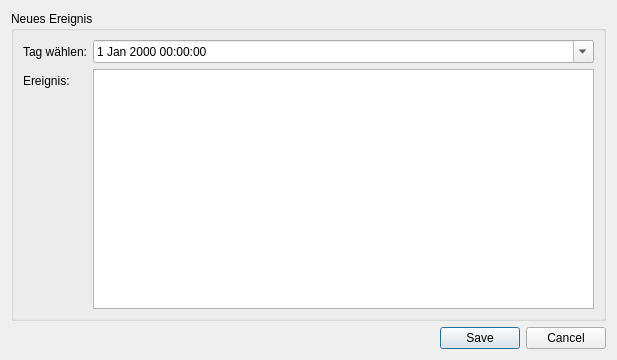
<?xml version="1.0" encoding="UTF-8"?>
<ui version="4.0">
 <class>NewEreignisDialog</class>
 <widget class="QDialog" name="NewEreignisDialog">
  <property name="geometry">
   <rect>
    <x>0</x>
    <y>0</y>
    <width>617</width>
    <height>360</height>
   </rect>
  </property>
  <property name="windowTitle">
   <string>Dialog</string>
  </property>
  <layout class="QVBoxLayout" name="verticalLayout">
   <item>
    <widget class="QGroupBox" name="groupBox">
     <property name="maximumSize">
      <size>
       <width>850</width>
       <height>16777215</height>
      </size>
     </property>
     <property name="title">
      <string>Neues Ereignis</string>
     </property>
     <layout class="QFormLayout" name="formLayout">
      <property name="fieldGrowthPolicy">
       <enum>QFormLayout::AllNonFixedFieldsGrow</enum>
      </property>
      <item row="0" column="0">
       <widget class="QLabel" name="label">
        <property name="text">
         <string>Tag wählen:</string>
        </property>
       </widget>
      </item>
      <item row="0" column="1">
       <widget class="QDateTimeEdit" name="dateTimeEdit">
        <property name="maximumDateTime">
         <datetime>
          <hour>23</hour>
          <minute>59</minute>
          <second>59</second>
          <year>7999</year>
          <month>12</month>
          <day>27</day>
         </datetime>
        </property>
        <property name="calendarPopup">
         <bool>true</bool>
        </property>
       </widget>
      </item>
      <item row="3" column="0">
       <widget class="QLabel" name="label_3">
        <property name="text">
         <string>Ereignis:</string>
        </property>
       </widget>
      </item>
      <item row="3" column="1">
       <widget class="QTextEdit" name="EreignisText">
        <property name="autoFormatting">
         <set>QTextEdit::AutoNone</set>
        </property>
        <property name="readOnly">
         <bool>false</bool>
        </property>
       </widget>
      </item>
     </layout>
    </widget>
   </item>
   <item>
    <widget class="QDialogButtonBox" name="buttonBox">
     <property name="orientation">
      <enum>Qt::Horizontal</enum>
     </property>
     <property name="standardButtons">
      <set>QDialogButtonBox::Cancel|QDialogButtonBox::Save</set>
     </property>
    </widget>
   </item>
  </layout>
 </widget>
 <resources/>
 <connections>
  <connection>
   <sender>buttonBox</sender>
   <signal>accepted()</signal>
   <receiver>NewEreignisDialog</receiver>
   <slot>accept()</slot>
   <hints>
    <hint type="sourcelabel">
     <x>248</x>
     <y>254</y>
    </hint>
    <hint type="destinationlabel">
     <x>157</x>
     <y>274</y>
    </hint>
   </hints>
  </connection>
  <connection>
   <sender>buttonBox</sender>
   <signal>rejected()</signal>
   <receiver>NewEreignisDialog</receiver>
   <slot>reject()</slot>
   <hints>
    <hint type="sourcelabel">
     <x>316</x>
     <y>260</y>
    </hint>
    <hint type="destinationlabel">
     <x>286</x>
     <y>274</y>
    </hint>
   </hints>
  </connection>
 </connections>
</ui>
